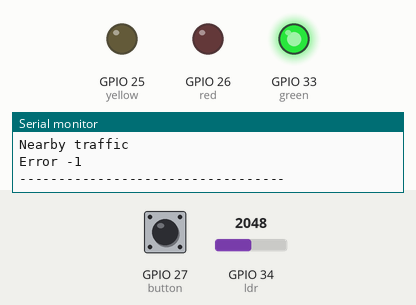
Bench run of a program on a simulated ESP32. Shown: output pins drawn as LEDs (lit = HIGH), the last lines printed to the serial monitor. Inputs (shaded band) come from the test bench; at power-on: GPIO 27 (button) HIGH, GPIO 34 (ldr) = 2048. WiFi joins after 1.5 s; servers stay silent unless stated; uploads are accepted with an empty reply.

Above: at 2.9 s.
3.0 s: GPIO 27 (button) pulled LOW for 0.15 s
At 4.1 s:
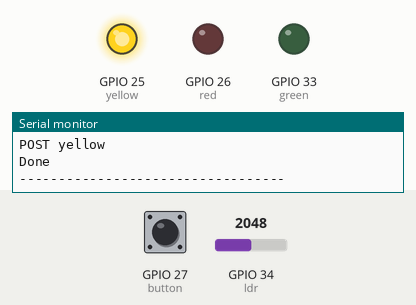
At 11.42 s:
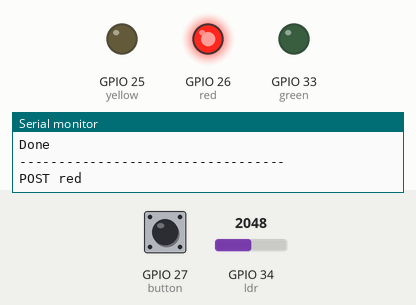
Timing chart, 0 to 12.7 s (numbered marks = the images above; inputs shaded):
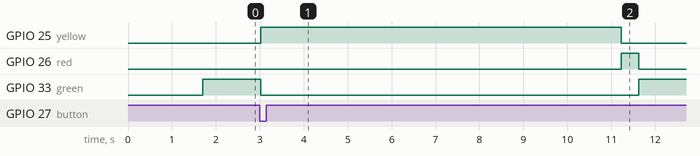

Measured:
- after the input at 3.0 s, GPIO 25 (yellow): LOW → HIGH at once, → LOW 8.2 s later; GPIO 26 (red): LOW → HIGH after 8.2 s, → LOW 0.40 s later; GPIO 33 (green): HIGH → LOW at once, → HIGH 8.6 s later

The program:

main.cpp
```cpp
// If you want to run in WOKWi
// change pin and wifi
#include <Arduino.h>
#include <HTTPClient.h>
#include <ArduinoJson.h>
#include <Bounce2.h>
#include "traffic.h"

#define red 26
#define yellow 25
#define green 33
#define ldr 34
#define button 27

int state = 1;
int count = 1;
Bounce debouncer = Bounce();

void Connect_Wifi();

void setup()
{
  Serial.begin(115200);
  pinMode(red, OUTPUT);
  pinMode(yellow, OUTPUT);
  pinMode(green, OUTPUT);
  pinMode(ldr, INPUT);
  debouncer.attach(button, INPUT_PULLUP);
  debouncer.interval(25);
  Connect_Wifi();

  delay(200);
  // start LED with GREEN and POST to database
  digitalWrite(green, HIGH);
  // POST_traffic("green");
}

void loop()
{
  // *** write your code here ***
  // Your can change everything that you want
  int light = map(analogRead(ldr),2000,4700,0,255);

  debouncer.update();
    if ( debouncer.fell() ) {
      if (state == 1){
        state++;
      }
    }

  if (state == 1)
  {
    // while led GREEN
    digitalWrite(red, LOW);
    digitalWrite(yellow, LOW);
    digitalWrite(green, HIGH);
    if (count == 1){
      POST_traffic("green");
      GET_traffic();
      count++;
    }
  }
  if (state == 2)
  {
    // while led YELLOW
    digitalWrite(red, LOW);
    digitalWrite(green, LOW);
    digitalWrite(yellow, HIGH);
    POST_traffic("yellow");
    delay(8000);
    state = 3;
  }
  if (state == 3)
  {
    // while led RED
    digitalWrite(yellow, LOW);
    digitalWrite(green, LOW);
    digitalWrite(red, HIGH);
    if (count == 2){
      POST_traffic("red");
      GET_traffic();
      count ++;
    }

    if (light < 150){
      state = 1;
      count = 1;
    }
  }
}

void Connect_Wifi()
{
  const char *ssid = "Illya";
  const char *password = "teen12345";
  WiFi.begin(ssid, password);
  Serial.print("Connecting to WiFi");
  while (WiFi.status() != WL_CONNECTED)
  {
    delay(500);
    Serial.print(".");
  }
  Serial.print("OK! IP=");
  Serial.println(WiFi.localIP());
  Serial.println("----------------------------------");
}
```

traffic.h
```cpp
#include <Arduino.h>
#include <HTTPClient.h>
#include <ArduinoJson.h>
#include <Bounce2.h>

const String baseUrl = "https://exceed-hardware-stamp465.koyeb.app";

const String point = "14";
const int nearby_1 = 13;
const int nearby_2 = 15;

void GET_traffic()
{
  DynamicJsonDocument doc(65536);
  HTTPClient http;
  const String url = baseUrl + "/all_traffic";
  http.begin(url);

  Serial.println("Nearby traffic");
  int httpResponseCode = http.GET();
  if (httpResponseCode == 200)
  {
    String payload = http.getString();
    deserializeJson(doc, payload);
    // Serial.print(payload);
    Serial.print("Point : ");
    Serial.println((const char*)doc["all_traffic"][nearby_1-1]["point"]);
    Serial.print("Traffic : ");
    Serial.println((const char*)doc["all_traffic"][nearby_1-1]["traffic"]);
    Serial.print("Point : ");
    Serial.println((const char*)doc["all_traffic"][nearby_2-1]["point"]);
    Serial.print("Traffic : ");
    Serial.println((const char*)doc["all_traffic"][nearby_2-1]["traffic"]);
  }
  else
  {
    Serial.print("Error ");
    Serial.println(httpResponseCode);
  }

  Serial.println("----------------------------------");
}

void POST_traffic(String led)
{
  const String url = baseUrl + "/my_traffic?point=" + point;
  String json;
  HTTPClient http;
  http.begin(url);
  http.addHeader("Content-Type", "application/json");

  DynamicJsonDocument doc(2048);
  doc["code"] = "ctx69";
  doc["traffic"] = led;
  serializeJson(doc, json);

  Serial.println("POST " + led);
  int httpResponseCode = http.POST(json);
  if (httpResponseCode == 200)
  {
    Serial.print("Done");
    Serial.println();
  }
  else
  {
    Serial.print("Error ");
    Serial.println(httpResponseCode);
  }

  Serial.println("----------------------------------");
}
```
